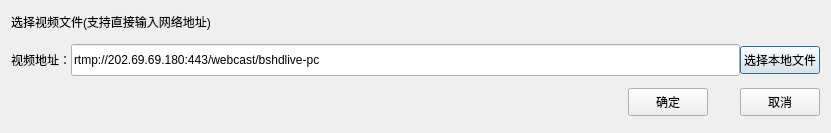
<?xml version="1.0" encoding="UTF-8"?>
<ui version="4.0">
 <class>SetVideoUrlDialog</class>
 <widget class="QDialog" name="SetVideoUrlDialog">
  <property name="geometry">
   <rect>
    <x>0</x>
    <y>0</y>
    <width>831</width>
    <height>133</height>
   </rect>
  </property>
  <property name="windowTitle">
   <string>设置http地址</string>
  </property>
  <layout class="QVBoxLayout" name="verticalLayout">
   <property name="spacing">
    <number>0</number>
   </property>
   <item>
    <layout class="QHBoxLayout" name="horizontalLayout_3">
     <property name="bottomMargin">
      <number>0</number>
     </property>
     <item>
      <widget class="QLabel" name="label_2">
       <property name="text">
        <string>选择视频文件(支持直接输入网络地址)</string>
       </property>
      </widget>
     </item>
    </layout>
   </item>
   <item>
    <spacer name="verticalSpacer_7">
     <property name="orientation">
      <enum>Qt::Vertical</enum>
     </property>
     <property name="sizeType">
      <enum>QSizePolicy::Fixed</enum>
     </property>
     <property name="sizeHint" stdset="0">
      <size>
       <width>20</width>
       <height>12</height>
      </size>
     </property>
    </spacer>
   </item>
   <item>
    <layout class="QHBoxLayout" name="horizontalLayout_9">
     <property name="bottomMargin">
      <number>0</number>
     </property>
     <item>
      <widget class="QLabel" name="label_8">
       <property name="text">
        <string>视频地址：</string>
       </property>
      </widget>
     </item>
     <item>
      <widget class="QLineEdit" name="lineEdit_fileUrl">
       <property name="minimumSize">
        <size>
         <width>0</width>
         <height>32</height>
        </size>
       </property>
       <property name="text">
        <string>rtmp://202.69.69.180:443/webcast/bshdlive-pc</string>
       </property>
      </widget>
     </item>
     <item>
      <widget class="QPushButton" name="pushButton_selectFile">
       <property name="minimumSize">
        <size>
         <width>0</width>
         <height>28</height>
        </size>
       </property>
       <property name="cursor">
        <cursorShape>PointingHandCursor</cursorShape>
       </property>
       <property name="text">
        <string>选择本地文件</string>
       </property>
      </widget>
     </item>
    </layout>
   </item>
   <item>
    <spacer name="verticalSpacer_4">
     <property name="orientation">
      <enum>Qt::Vertical</enum>
     </property>
     <property name="sizeType">
      <enum>QSizePolicy::Fixed</enum>
     </property>
     <property name="sizeHint" stdset="0">
      <size>
       <width>20</width>
       <height>12</height>
      </size>
     </property>
    </spacer>
   </item>
   <item>
    <layout class="QHBoxLayout" name="horizontalLayout_2">
     <item>
      <spacer name="horizontalSpacer">
       <property name="orientation">
        <enum>Qt::Horizontal</enum>
       </property>
       <property name="sizeHint" stdset="0">
        <size>
         <width>40</width>
         <height>20</height>
        </size>
       </property>
      </spacer>
     </item>
     <item>
      <widget class="QPushButton" name="pushButton">
       <property name="minimumSize">
        <size>
         <width>0</width>
         <height>28</height>
        </size>
       </property>
       <property name="cursor">
        <cursorShape>PointingHandCursor</cursorShape>
       </property>
       <property name="text">
        <string>确定</string>
       </property>
      </widget>
     </item>
     <item>
      <spacer name="horizontalSpacer_2">
       <property name="orientation">
        <enum>Qt::Horizontal</enum>
       </property>
       <property name="sizeType">
        <enum>QSizePolicy::Fixed</enum>
       </property>
       <property name="sizeHint" stdset="0">
        <size>
         <width>32</width>
         <height>20</height>
        </size>
       </property>
      </spacer>
     </item>
     <item>
      <widget class="QPushButton" name="pushButton_2">
       <property name="minimumSize">
        <size>
         <width>0</width>
         <height>28</height>
        </size>
       </property>
       <property name="cursor">
        <cursorShape>PointingHandCursor</cursorShape>
       </property>
       <property name="text">
        <string>取消</string>
       </property>
      </widget>
     </item>
    </layout>
   </item>
   <item>
    <spacer name="verticalSpacer_2">
     <property name="orientation">
      <enum>Qt::Vertical</enum>
     </property>
     <property name="sizeType">
      <enum>QSizePolicy::Fixed</enum>
     </property>
     <property name="sizeHint" stdset="0">
      <size>
       <width>20</width>
       <height>6</height>
      </size>
     </property>
    </spacer>
   </item>
  </layout>
 </widget>
 <resources/>
 <connections>
  <connection>
   <sender>pushButton</sender>
   <signal>clicked()</signal>
   <receiver>SetVideoUrlDialog</receiver>
   <slot>accept()</slot>
   <hints>
    <hint type="sourcelabel">
     <x>573</x>
     <y>93</y>
    </hint>
    <hint type="destinationlabel">
     <x>470</x>
     <y>76</y>
    </hint>
   </hints>
  </connection>
  <connection>
   <sender>pushButton_2</sender>
   <signal>clicked()</signal>
   <receiver>SetVideoUrlDialog</receiver>
   <slot>reject()</slot>
   <hints>
    <hint type="sourcelabel">
     <x>706</x>
     <y>92</y>
    </hint>
    <hint type="destinationlabel">
     <x>653</x>
     <y>87</y>
    </hint>
   </hints>
  </connection>
 </connections>
</ui>
